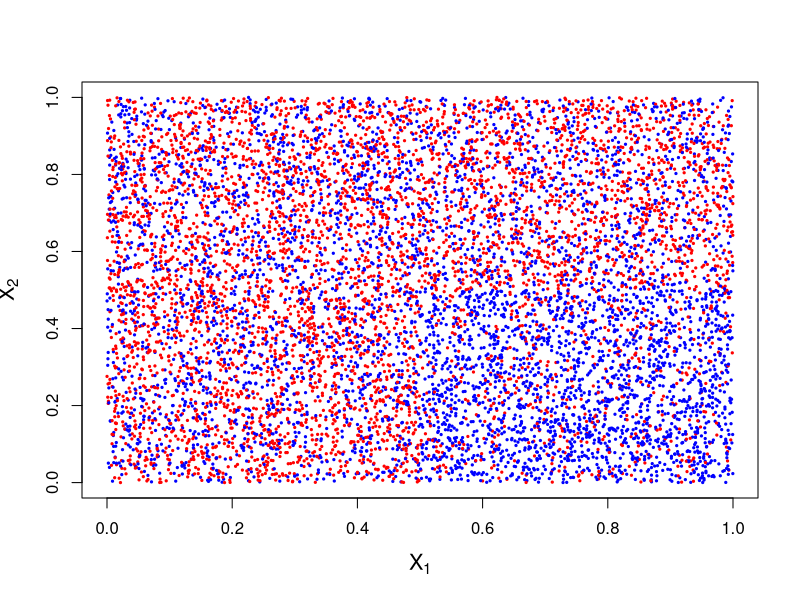
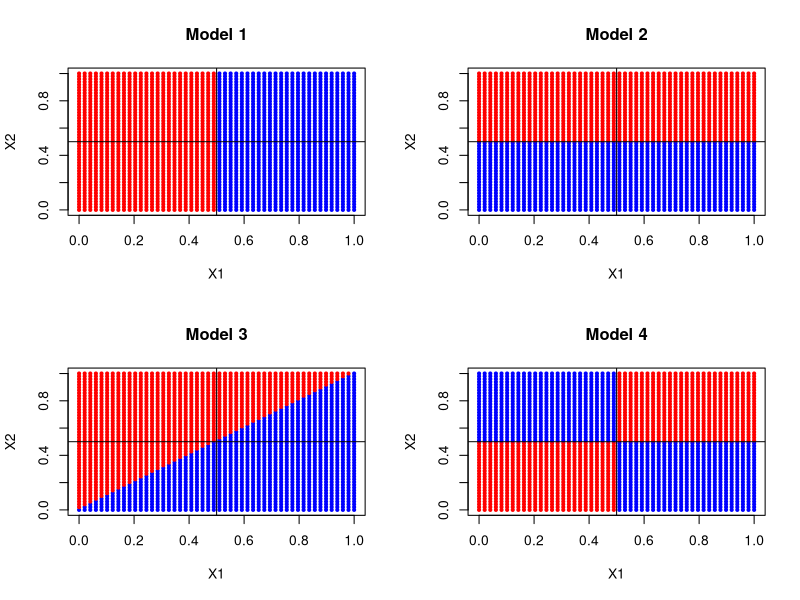
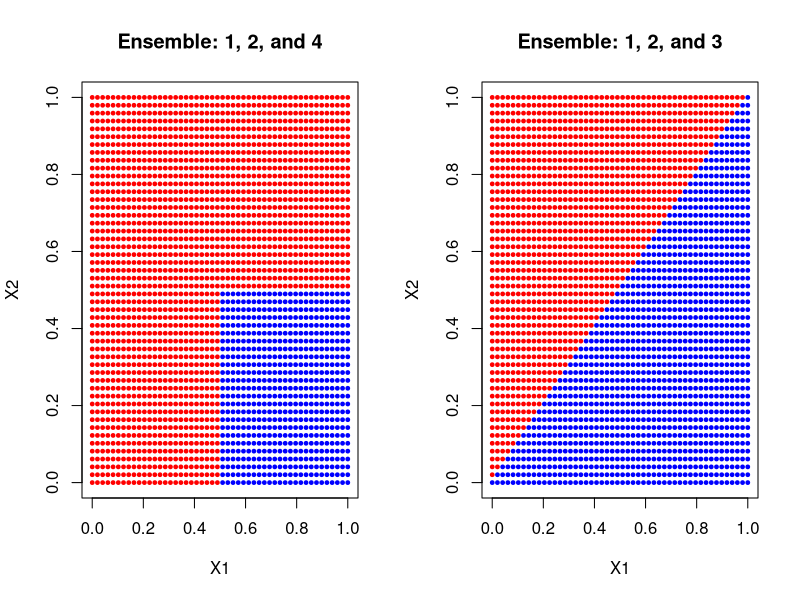
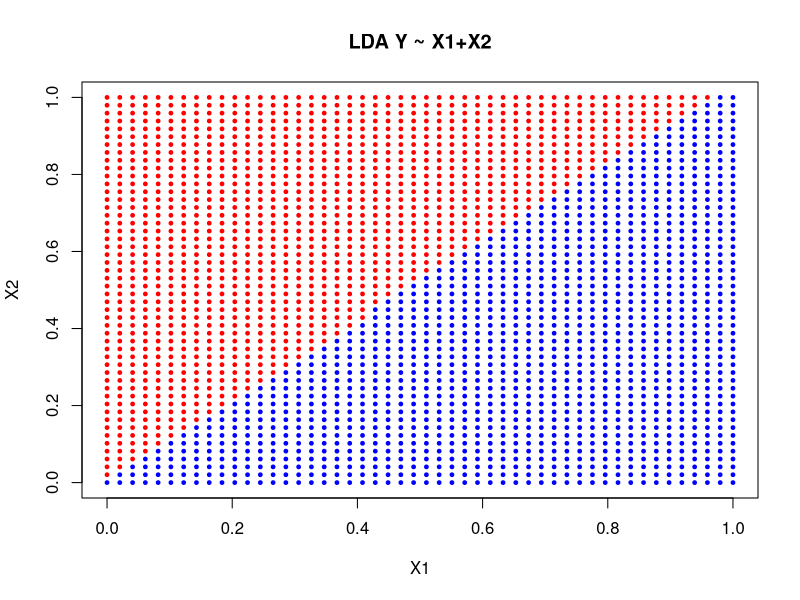
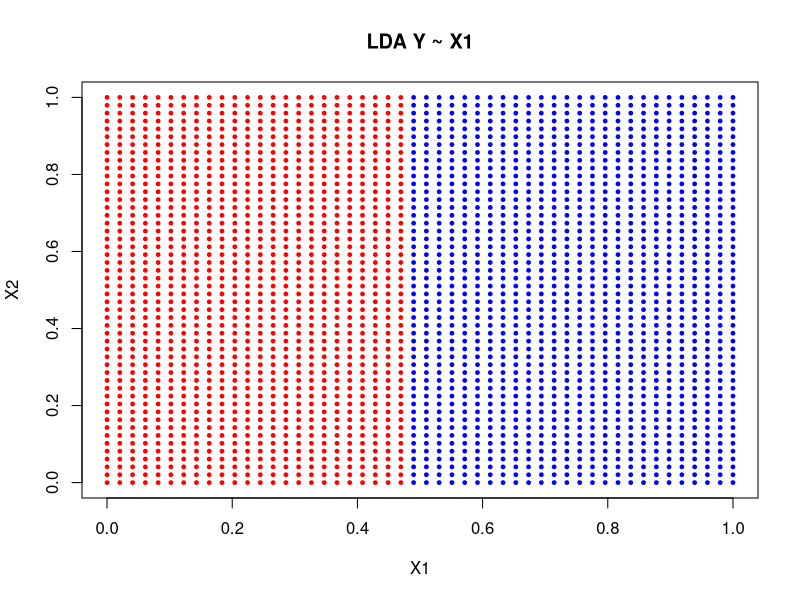
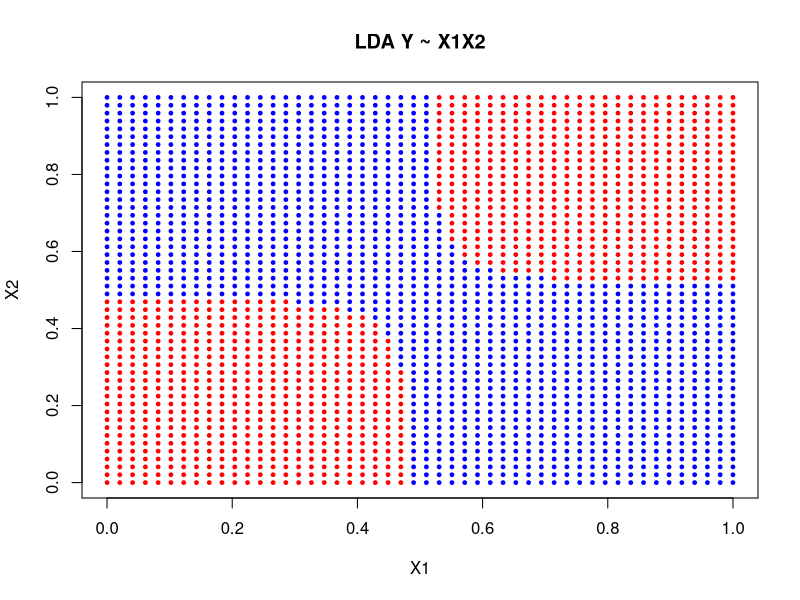
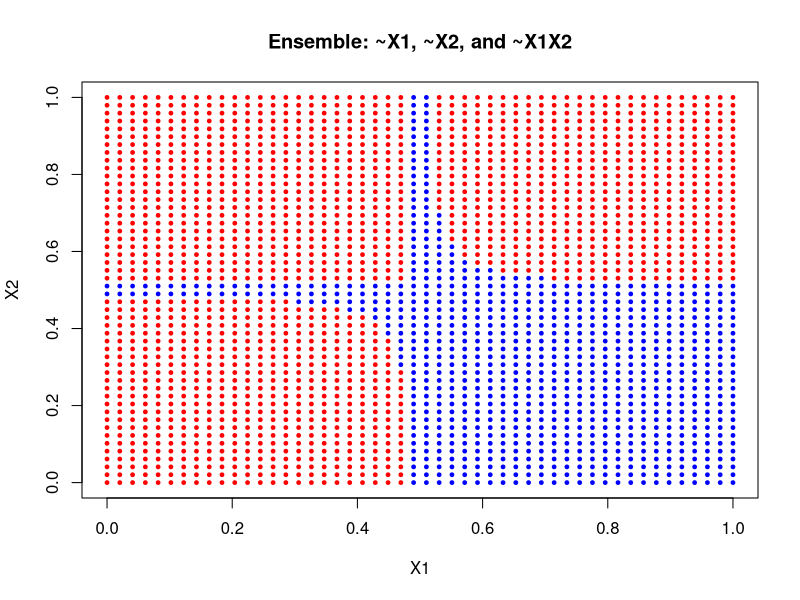

These figures' R source, in order:
## ---- chunk 1
knitr::opts_chunk$set(echo = TRUE)
## ---- chunk 2

# Whether the args are two vectors or a single dataframe/matrix (in which case the second arg must 
# be NULL), the output is always a dataframe, with column names X1, X2, that's all this helper does 
# (plus a few sanity checks).
pack.vars = function(x1, x2=NULL) {
  if ( is.null(x2) ) {
    if ( is(x1,"data.frame") || is(x1,"matrix") ) {
      if ( ncol(x1) !=2 ) stop("When dataframe or matrix is passed it must have 2 columns")
      if ( is(x1,"matrix") ) x1 = as.data.frame(x1)
      colnames(x1)=c("X1","X2")
    } else {
      stop("when observations are passed as a single argument x1, it must be a dataframe or a matrix")
    }
  } else {
    if ( ! is.numeric(x1) || ! is.numeric(x2) ) stop("When both x1 and x2 are specified, they should be numeric vectors")
    x1 = data.frame(X1=x1,X2=x2)
  }
  return(x1)
}

# This function represents the probability distribution of the outcomes that we want to use here. 
# For each observation (x1, x2) the returned probability of "success" is defined by the rules 
# described in the text.
out.prob = function(x1,x2) {
  # quadrants are enumerated as 1...4 clockwise, starting from top-left; here we build vectors
  # of boolean flags, flags in each vector qK are set to T only when the corresponding observation 
  # is in quadrant K:
  q1 = (x1 <0.5 & x2 > 0.5)
  q2 = (x1 >0.5 & x2 > 0.5)
  q3 = (x1 >0.5 & x2 < 0.5)
  q4 = (x1 <0.5 & x2 < 0.5)

  # now on to probabilities: with our generative model, we simply have P(Y=1)=0.6 in quadrants 
  # Q1, Q2, and Q4, and P(Y=1)=0.2 in Q3.
  p.red = ifelse( q1 | q2 | q4, 0.6, 0.2 )

  return(p.red)
}


# given observation(s) of two independent variables x1, x2 this function simulates the outcome 
# label for each observation, according to the specified probability distribution. Parameters:
# x1, x2: vectors of observatons of the independent variables; can be also passed as a 
#         two-column matrix or dataframe with columns corresponding to variables X1 and X2, and 
#         the argument x2 in this case must be NULL
# prob.distr: a vector of probabilities of the "success" outcome for each observation (x1, x2), 
#             or a*function* which should be able to take obervations of independent variables 
#             x1 and x2 and return a vector of corresponding probabilities of the "success" 
#             outcome (see below)
# outcomes: a vector that lists two possible outcomes, "failure" and "succsess", in that order 
#           (defaults for failure and success labels are 0 and 1, respectively); if some data 
#           point (x1,x2) has probability of "success" P (as provided by prob.distr), then 
#           simulate.outcomes() will assign label outcomes[2] to that observation with probability 
#           P (and, correspondingly, it will assign label outcomes[1] with probability 1-P)

simulate.outcomes = function(x1,x2=NULL, prob.distr, outcomes=c(0,1)) {
  obs = pack.vars(x1,x2)
  if ( length(outcomes) != 2 ) stop("This implementation works only with binary outcomes, the argument must be a vector of length 2")
  if ( is.function(prob.distr) ) {
    probs = prob.distr(obs$X1,obs$X2)
  } else {
    if ( ! is.numeric(prob.distr) ) stop("prob.distr must be a function or a numeric vector")
    if ( length(prob.distr) != nrow(obs) ) {
      if ( length(prob.distr) == 1 ) {
        # OK, certainly a boring model if *any* observation (x1,x2) has exactly the same 
        # probability of outcome 1, but fine, let's recycle:
        probs = rep(prob.distr,nrow(obs))
      } else { # don't know what to do. A probability of outcome 1 must be provided for 
               # each individual observation:
        stop("prob.distr length differs from the number of observations")
      }
    }
  }
  # sample outcome for each of the (x1, x2) datapoints using the proper outcome probability 
  # distribution associated with that point:
  outcomes = sapply(probs,function(x) { sample( outcomes, size=1, prob = c(1-x,x) ) } ) 
  return(outcomes)
}
## ---- chunk 3
N=10000 # number of observations we want to simulate
set.seed(123)
obs = data.frame(X1=runif(N),X2=runif(N)) # observations of X1 and X2, drawn from uniform
# simulate outcomes according to the known underlying rule provided through function out.prob()
obs$Y=simulate.outcomes(obs,prob.distr = out.prob) 
plot(obs$X1,obs$X2,pch=19,cex=0.3,col=ifelse(obs$Y==1,"red","blue"), 
     xlab=expression(X[1]), ylab=expression(X[2]),cex.lab=1.3)
## ---- chunk 4
# implement models according to the above definitions. Since we explicitly defined above the 
# predicted outcomes for each of the models, all we need to do is to literally return those 
# outcome according to the prescription, no need for actual "fitted model objects" 
# (lda, glm, or whatever those might be)
model1 = function(x1,x2=NULL) {
  obs = pack.vars(x1,x2)
  # predict outcome red whenever x1 < 0.5, ignore x2
  ifelse( obs$X1 < 0.5, 1, 0)
}

model2 = function(x1,x2=NULL) {
  obs = pack.vars(x1,x2)
  # predict outcome red whenever x2 > 0.5, ignore x1
  ifelse( obs$X2 > 0.5, 1, 0)
}

model3 = function(x1,x2=NULL) {
  obs = pack.vars(x1,x2)
  # predict outcome red whenever x2 > 0.5, ignore x1
  ifelse( obs$X2 - obs$X1 > 0 , 1, 0)
}

model4 = function(x1,x2=NULL) {
  obs = pack.vars(x1,x2)
  # predict outcome red whenever x2 > 0.5, ignore x1
  ifelse( ( obs$X2 - 0.5 ) * ( obs$X1 - 0.5 ) > 0 , 1, 0)
}

## ---- chunk 5
# build a dense grid of (x1,x2) points:
x.grid = expand.grid(X1=seq(0,1,length.out = 50),X2=seq(0,1,length.out = 50))
# plot predictions of each model on each point on the grid:
oldpar = par(mfrow=c(2,2))
plot(x.grid,col=ifelse(model1(x.grid)==1,"red","blue"),main="Model 1",pch=19,cex=0.5)
abline(h=0.5,v=0.5)
plot(x.grid,col=ifelse(model2(x.grid)==1,"red","blue"),main="Model 2",pch=19,cex=0.5)
abline(h=0.5,v=0.5)
plot(x.grid,col=ifelse(model3(x.grid)==1,"red","blue"),main="Model 3",pch=19,cex=0.5)
abline(h=0.5,v=0.5)
plot(x.grid,col=ifelse(model4(x.grid)==1,"red","blue"),main="Model 4",pch=19,cex=0.5)
abline(h=0.5,v=0.5)
par(oldpar)
sum(obs$Y == model1(obs[,1:2]))/N
sum(obs$Y == model2(obs[,1:2]))/N
sum(obs$Y == model3(obs[,1:2]))/N
sum(obs$Y == model4(obs[,1:2]))/N
## ---- chunk 6
# an ensemble model that takes vector of model functions and makes a prediction
# at any given point x1, x2 based on the majority vote among those underlying models:
model.ensemble = function(x1,x2=NULL, models) {
  # convert observations x1, x2 into the "canonic form" we use here (a single dataframe):
  obs = pack.vars(x1,x2) 
  # "predictions" will be a matrix, with column k holding outcome labels at each point 
  # (x1,x2) predicted by model models[k]:
  predictions = sapply(models, function(m) { m(obs) } ) 

  # for each row of the prediction matrix (i.e. across predictions made by different 
  # models for the same data point (x1,x2)), we count the occurences of each predicted 
  # label and chose one with the largest count (majority vote!):
  maj.predictions = apply(predictions,1,function(x) {
    tbl = table(x)
    winner = which.max(tbl)
    return( names(tbl)[winner] )
  })
  return(maj.predictions)
}
## ---- chunk 7
sum(obs$Y==model.ensemble(obs[,1:2], models=c(model1, model2, model4)))/N

sum(obs$Y==model.ensemble(obs[,1:2], models=c(model1, model2, model3)))/N

oldpar=par(mfrow=c(1,2))
plot(x.grid,col=ifelse(model.ensemble(x.grid,models=c(model1, model2, model4))==1,"red","blue"),
     main="Ensemble: 1, 2, and 4",pch=19,cex=0.5)
plot(x.grid,col=ifelse(model.ensemble(x.grid,models=c(model1, model2, model3))==1,"red","blue"),
     main="Ensemble: 1, 2, and 3",pch=19,cex=0.5)
par(oldpar)
## ---- chunk 8
suppressWarnings(library(MASS))
model.lda.lin = lda(Y~.,data=obs)

sum(obs$Y==predict(model.lda.lin,newdata=obs[,1:2])$class)/N

plot(x.grid,col=ifelse(predict(model.lda.lin,newdata=x.grid)$class==1,"red","blue"),
     main="LDA Y ~ X1+X2",pch=19,cex=0.5)
## ---- chunk 9
model.lda.x1 = lda(Y~X1,data=obs)

sum(obs$Y==predict(model.lda.x1,newdata=obs[,1,drop=F])$class)/N

plot(x.grid,col=ifelse(predict(model.lda.x1,newdata=x.grid[,1,drop=F])$class==1,"red","blue"),
     main="LDA Y ~ X1",pch=19,cex=0.5)
## ---- chunk 10
obs2 = obs
# we are not really going to use X1^2 and X^2 in the formula for fitting; left here
# if you want to try other models that use these variables:
obs2$X1_2 = obs2$X1^2 
obs2$X2_2 = obs2$X2^2
obs2$X1X2 = (obs2$X1-mean(obs2$X1))*(obs2$X2-mean(obs2$X2))
model.lda.x1x2 = lda(Y~X1X2,data=obs2)

sum(obs$Y==predict(model.lda.x1x2,newdata=obs2[,c("X1X2"),drop=F])$class)/N  

plot(x.grid,col=ifelse(predict(model.lda.x1x2,newdata=data.frame(
      X1X2 = (x.grid$X1-0.5)*(x.grid$X2-0.5)
))$class==1,"red","blue"),
     main="LDA Y ~ X1X2",pch=19,cex=0.5)
## ---- chunk 11

# note that here we define a *closure*: our function returns a *function*!!
# the returned function f wraps around the specific fitted model object m and 
# provides the call interface f(x1,x2) to that model as required by our earlier 
# code. Note that argument m exists when wrap.model() is executed or, in other words, 
# at thetime f was *defined*; however when wrap,model() function returns f and exits,
# the returned function still remembers the specific value of m it was defined with.
# That's what a "closure" is.
wrap.model = function(m) {
  f = function(x1, x2=NULL) {
    obs = pack.vars(x1,x2)
    # note that in the newdata object we pass X1, X2, and X1X2 in order to accomodate all the 
    # different models we want to use the wrapper with; if the specific model's formula
    # does not refer to a particular variable (e.g. X2), then the latter variable in newdata
    # will be simply ignored (at least this is the case for predict.lda(), unfortunately
    # not all models behave like this)
    predict(m,newdata=data.frame(X1=obs$X1, X2=obs$X2, 
                                 X1X2=(obs$X1-mean(obs$X1))*(obs$X2-mean(obs$X2))))$class
  }
  return(f)
}


# we did not define this one earlier:
model.lda.x2 = lda(Y~X2,data=obs)

# vector of model function wrappers to poll for majority vote:
wm = c(
  wrap.model(model.lda.x1), 
  wrap.model(model.lda.x2), 
  wrap.model(model.lda.x1x2))

sum(obs$Y==model.ensemble(obs[,1:2], models=wm))/N

plot(x.grid,col=ifelse(model.ensemble(x.grid,models=wm)==1,"red","blue"),
     main="Ensemble: ~X1, ~X2, and ~X1X2",pch=19,cex=0.5)
